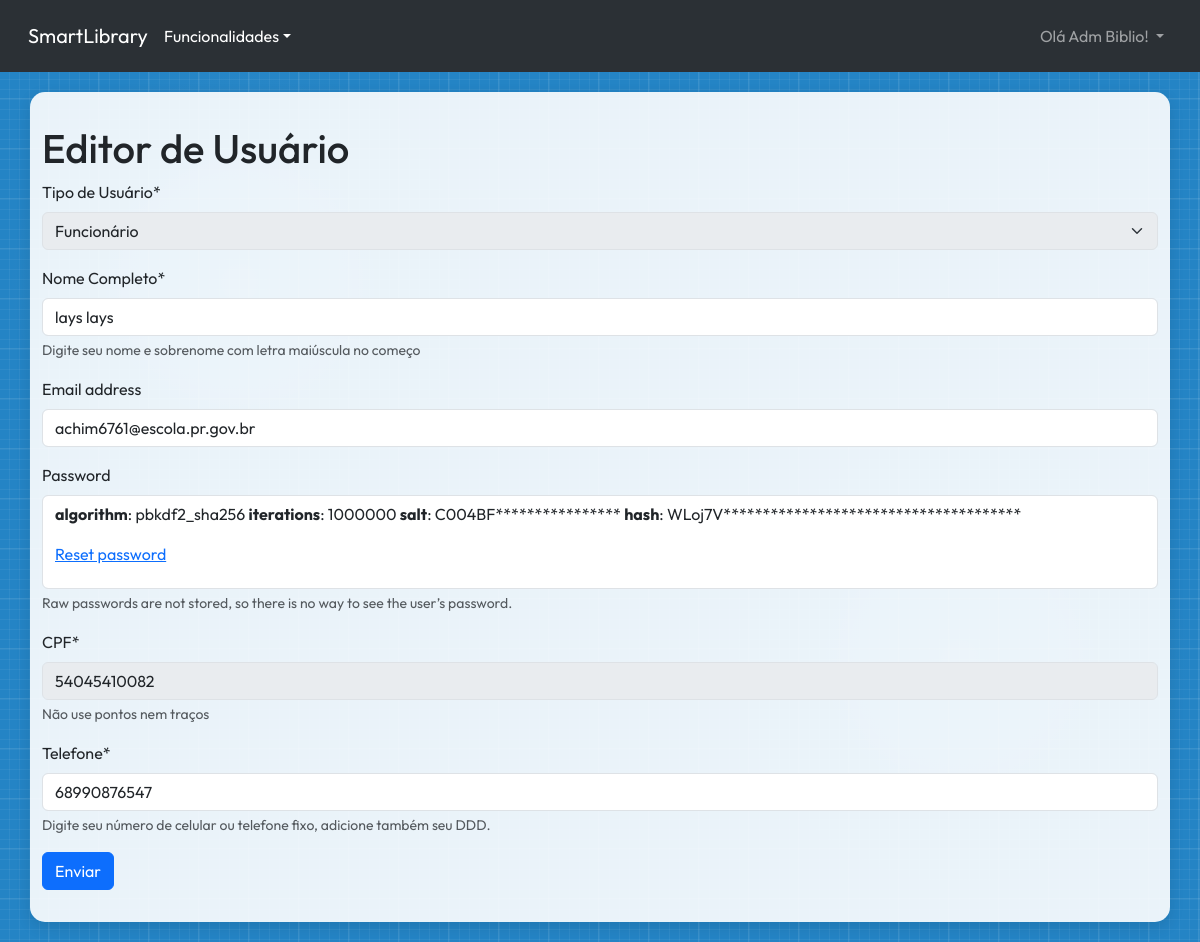
The page /user/update/1 (signed in) on the database its author committed.
### user/models.py (models this page shows, shortened)
class User(AbstractUser):
    LEITOR = 0
    FUNCIONARIO = 1
    BIBLIOTECARIO = 2
    USERS_TYPES_LIST = [
        (LEITOR, "Leitor"),
        (FUNCIONARIO, "Funcionário"),
        (BIBLIOTECARIO, "Bibliotecário"),
    ]
    type_user = models.PositiveSmallIntegerField(
        choices=USERS_TYPES_LIST, default=LEITOR, verbose_name="Tipo de Usuário"
    )
    username = models.CharField(
        max_length=150,
        unique=True,
        verbose_name="Nome Completo",
        validators=[validate_name],
        help_text="Digite seu nome e sobrenome com letra maiúscula no começo",
    )
    cpf = models.CharField(
        max_length=11,
        unique=True,
        verbose_name="CPF",
        validators=[MinLengthValidator(11), validate_cpf],
        help_text="Não use pontos nem traços",
    )
    phone = models.CharField(
        max_length=11,
        verbose_name="Telefone",
        validators=[MinLengthValidator(10), validate_phone],
        help_text="Digite seu número de celular ou telefone fixo, adicione também seu DDD.",
    )
    cgm = models.CharField(
        max_length=10,
        blank=True,
        null=True,
        unique=True,
        verbose_name="CGM",
        validators=[validate_cgm],
        help_text="Código Geral de Matrícula (10 dígitos)",
    )
    USERNAME_FIELD = "username"
    REQUIRED_FIELDS = ["email", "phone", "cpf"]
    class Meta:
        verbose_name = "Usuário"
        verbose_name_plural = "Usuários"
        permissions = [
            ("gerenciar_catalogo", "Pode gerenciar o catálogo de livros"),
            ("gerenciar_emprestimos", "Pode gerenciar empréstimos e reservas"),
            ("gerenciar_usuarios", "Pode gerenciar cadastros de usuários"),
            ("visualizar_catalogo", "Pode visualizar o catálogo de livros"),
            ("acompanhar_emprestimos", "Pode acompanhar empréstimos e reservas"),
            ("realizar_emprestimos", "Pode realizar empréstimos e reservas"),
            ("editar_proprio_perfil", "Pode editar próprio perfil e senha"),
        ]
    def __str__(self):
        return self.username

### user/views.py (the view, shortened to what this page needs)
class UserUpdateView(LoginRequiredMixin, UpdateView):
    model = User
    form_class = UserUpdateForm
    template_name = "user/user_form.html"
    login_url = reverse_lazy("user_login")
    success_url = reverse_lazy("user_list")
    context_object_name = "user_being_edited"
    def dispatch(self, request, *args, **kwargs):
        if (
            not request.user.is_superuser
            or request.user.type_user != User.BIBLIOTECARIO
        ):
            messages.warning(
                request,
                "Atenção: Essa área é restria apenas para os Bilbiotecários ou Administradores",
            )
            return HttpResponseRedirect(reverse_lazy("home_page"))
        return super().dispatch(request, *args, **kwargs)

### user/templates/user/user_form.html (shortened to what this page needs)
{% extends "base.html" %}
{% load crispy_forms_tags %}
{% block main_content %}
<h1>{% if user_being_edited.pk %}Editor{% else %}Cadastro{% endif %} de Usuário</h1>
    <form method="POST" id="userForm">
        {{ form|crispy }}
        <button class="btn btn-primary" type="submit">{% if user.pk %}<i class="bi bi-floppy2-fill"></i> Salvar{% else %}Enviar{% endif %}</button>
    </form>
{% endblock main_content %}

### user/templates/base.html (shortened to what this page needs)
<!DOCTYPE html>
<html lang="pt-br">
<head>
    <link href="https://cdn.jsdelivr.net/npm/bootstrap@5.3.6/dist/css/bootstrap.min.css" rel="stylesheet">
    <link rel="stylesheet" href="https://cdn.jsdelivr.net/npm/bootstrap-icons@1.13.1/font/bootstrap-icons.min.css">
    <link rel="stylesheet" href="https://cdnjs.cloudflare.com/ajax/libs/font-awesome/6.6.0/css/all.min.css">
</head>
<body>
    <nav class="navbar navbar-expand-sm bg-body-tertiary p-3" data-bs-theme="dark">
        <div class="container-fluid">
            <a class="navbar-brand" href="{% url "home_page" %}">SmartLibrary</a>
            <div class="collapse navbar-collapse" id="navbarNavDropdown">
                <ul class="navbar-nav flex-fill align-items-center">
                    {% if user.is_authenticated %}
                    <li class="nav-item dropdown">
                        <p class="dropdown-toggle text-white m-0" role="button" data-bs-toggle="dropdown" aria-expanded="false">Funcionalidades</p>
                    </li>
                    {% endif %}
                    {% if not user.is_authenticated %}
                        <li class="nav-item ms-auto">
                            <a class="nav-link active button-jump" href="{% url "user_login" %}"><i class="bi bi-person-circle"></i> Entrar</a>
                        </li>
                    {% else %}
                        <li class="nav-item dropdown ms-auto">
                            <a class="nav-link dropdown-toggle" href="#" role="button" data-bs-toggle="dropdown" aria-expanded="false">
                                Olá {{ user }}!
                            </a>
                        </li>
                    {% endif %}
                </ul>
            </div>
        </div>
    </nav>
    <main class="container">
        {% block main_content %}
        {% endblock main_content %}
    </main>
</body>
</html>

### rows shown on the page
User: username "Adm Biblio"
User: type_user "Funcionário", username "lays lays", email "achim6761@escola.pr.gov.br", cpf "54045410082", phone "68990876547"
